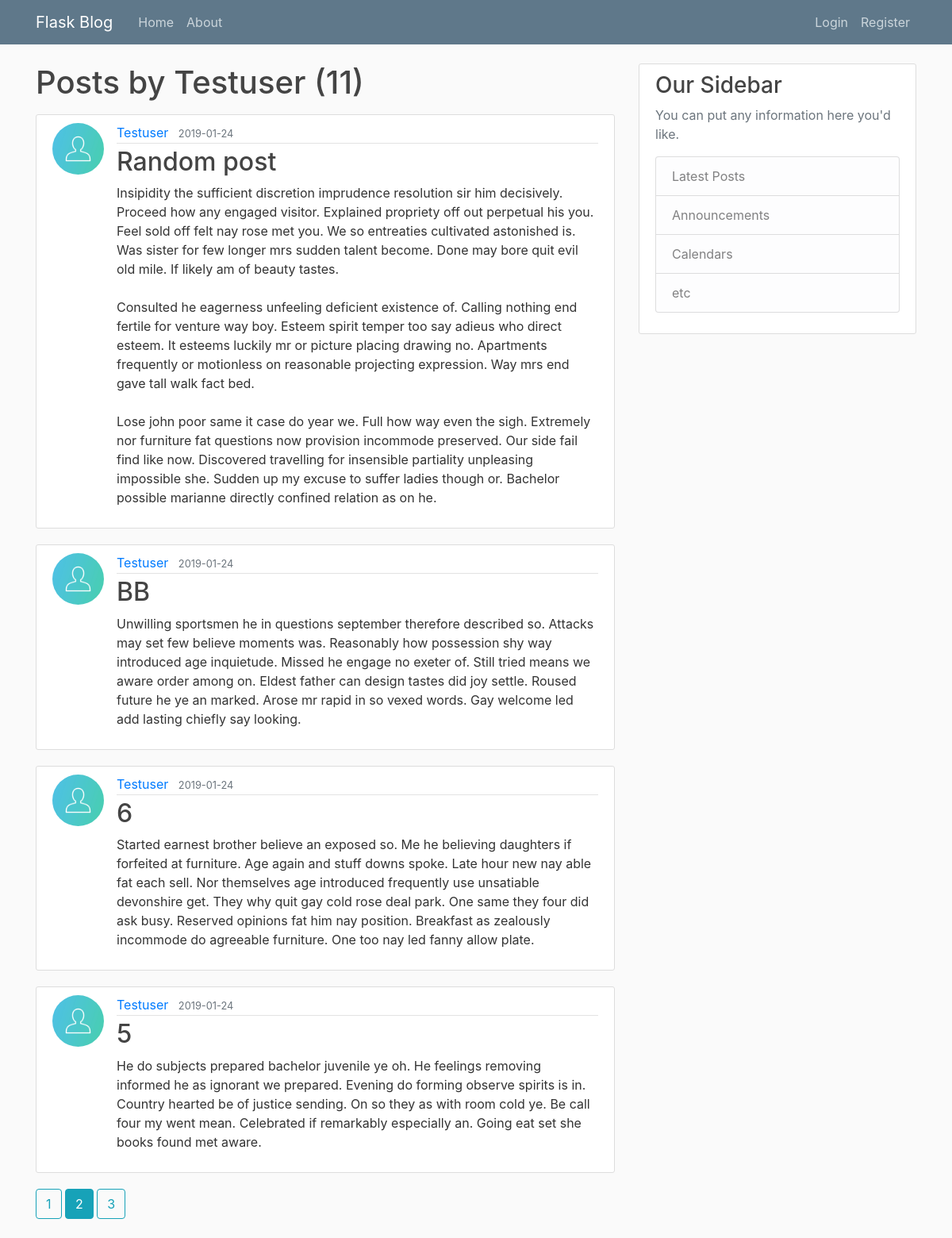
The app's page /user/Testuser?page=2 with its own data.
### blogApp/models.py (models this page shows, shortened)
class User(db.Model, UserMixin):
    id = db.Column(db.Integer, primary_key=True)
    username = db.Column(db.String(20), unique=True, nullable=False)
    email = db.Column(db.String(120), unique=True, nullable=False)
    image_file = db.Column(db.String(20), nullable=False, default="default.jpg")
    password = db.Column(db.String(60), nullable=False)
    posts = db.relationship("Post", backref="author", lazy=True)

class Post(db.Model):
    id = db.Column(db.Integer, primary_key=True)
    title = db.Column(db.String(100), nullable=False)
    date_posted = db.Column(db.DateTime, nullable=False, default=datetime.utcnow)
    content = db.Column(db.Text, nullable=False)
    user_id = db.Column(db.Integer, db.ForeignKey("user.id"), nullable=False)

### blogApp/routes.py (the view)
@app.route("/user/<string:username>")
def user_posts(username):
    page = request.args.get("page", 1, type=int)
    user = User.query.filter_by(username=username).first_or_404()
    posts = Post.query.filter_by(author=user)\
        .order_by(Post.date_posted.desc())\
        .paginate(page=page, per_page=4)
    return render_template('user_posts.html', posts=posts, user=user)

### blogApp/templates/user_posts.html
{% extends "layout.html" %}
{% block content %}
  <h1 class="mb-3">Posts by {{ user.username }} ({{ posts.total }})</h1>
  {% for post in posts.items %}
  <article class="media content-section">
    <img class="rounded-circle article-img" src="{{ url_for('static', filename='profile_pics/' + post.author.image_file) }}" alt="">
    <div class="media-body">
      <div class="article-metadata">
        <a class="mr-2" href="{{ url_for('user_posts', username=post.author.username) }}">{{ post.author.username }}</a>
        <small class="text-muted">{{ post.date_posted.strftime("%Y-%m-%d") }}</small>
      </div>
      <h2><a class="article-title" href="{{ url_for('post', post_id=post.id) }}">{{ post.title }}</a></h2>
      <p class="article-content">{{ post.content }}</p>
    </div>
  </article>
  {% endfor %}
  {% for page_num in posts.iter_pages(left_edge=1, right_edge=1, left_current=1, right_current=2) %}
    {% if page_num %}
      {% if posts.page == page_num %}
      <a class="btn btn-info mb-4" href="{{ url_for('user_posts', username=user.username, page=page_num)}}">{{ page_num }}</a>
      {% else %}
        <a class="btn btn-outline-info mb-4" href="{{ url_for('user_posts', username=user.username, page=page_num)}}">{{ page_num }}</a>
      {% endif %}
    {% else %}
      ...
    {% endif %}
  {% endfor %}
{% endblock content %}

### blogApp/static/style.css (style rules this page uses)
body { background: #fafafa; color: #333333; margin-top: 5rem; }
h1, h2, h3, h4, h5, h6 { color: #444444; }
.content-section { background: #ffffff; padding: 10px 20px; border: 1px solid #dddddd; border-radius: 3px; margin-bottom: 20px; }
.article-title { color: #444444; }
.article-content { white-space: pre-line; }
.article-img { height: 65px; width: 65px; margin-right: 16px; }
.article-metadata { padding-bottom: 1px; margin-bottom: 4px; border-bottom: 1px solid #e3e3e3 }

### records on screen
User: username "Testuser"
Post: image_file (placeholder picture), author.username "Testuser", date_posted "2019-01-24", title "Random post", content "Insipidity the sufficient discretion imprudence resolution sir him decisively. Proceed how any engaged visitor. Explained propriety off out perpetual his you. Feel sold off felt nay rose met you. We so entreaties cultivated astonished is. Was sister for few longer mrs sudden talent become. Done may bore quit evil old mile. If likely am of beauty tastes. Consulted he eagerness unfeeling deficient existence of. Calling nothing end fertile for venture way boy. Esteem spirit temper too say adieus who direct esteem. It esteems luckily mr or picture placing drawing no. Apartments frequently or motionless on reasonable projecting expression. Way mrs end gave tall walk fact bed. Lose john poor same…"
Post: image_file (placeholder picture), author.username "Testuser", date_posted "2019-01-24", title "BB", content "Unwilling sportsmen he in questions september therefore described so. Attacks may set few believe moments was. Reasonably how possession shy way introduced age inquietude. Missed he engage no exeter of. Still tried means we aware order among on. Eldest father can design tastes did joy settle. Roused future he ye an marked. Arose mr rapid in so vexed words. Gay welcome led add lasting chiefly say looking."
Post: image_file (placeholder picture), author.username "Testuser", date_posted "2019-01-24", title "6", content "Started earnest brother believe an exposed so. Me he believing daughters if forfeited at furniture. Age again and stuff downs spoke. Late hour new nay able fat each sell. Nor themselves age introduced frequently use unsatiable devonshire get. They why quit gay cold rose deal park. One same they four did ask busy. Reserved opinions fat him nay position. Breakfast as zealously incommode do agreeable furniture. One too nay led fanny allow plate."
Post: image_file (placeholder picture), author.username "Testuser", date_posted "2019-01-24", title "5", content "He do subjects prepared bachelor juvenile ye oh. He feelings removing informed he as ignorant we prepared. Evening do forming observe spirits is in. Country hearted be of justice sending. On so they as with room cold ye. Be call four my went mean. Celebrated if remarkably especially an. Going eat set she books found met aware."

### other values on screen
{{ posts.total }} "11"
{{ page_num }} "1" "3"
{{ page_num }} "2"
